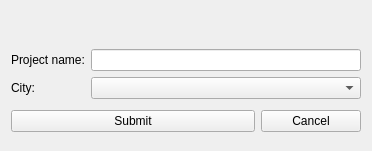
<?xml version="1.0" encoding="UTF-8"?>
<ui version="4.0">
 <class>EditProjects</class>
 <widget class="QDialog" name="EditProjects">
  <property name="geometry">
   <rect>
    <x>0</x>
    <y>0</y>
    <width>372</width>
    <height>151</height>
   </rect>
  </property>
  <property name="windowTitle">
   <string>Dialog</string>
  </property>
  <layout class="QGridLayout" name="gridLayout_2">
   <item row="0" column="0" colspan="2">
    <layout class="QHBoxLayout" name="horizontalLayout">
     <item>
      <widget class="QPushButton" name="btnPrev">
       <property name="cursor">
        <cursorShape>PointingHandCursor</cursorShape>
       </property>
       <property name="focusPolicy">
        <enum>Qt::ClickFocus</enum>
       </property>
       <property name="toolTip">
        <string>Previous record</string>
       </property>
       <property name="text">
        <string/>
       </property>
       <property name="icon">
        <iconset resource="img.qrc">
         <normaloff>:/prev.png</normaloff>:/prev.png</iconset>
       </property>
       <property name="iconSize">
        <size>
         <width>20</width>
         <height>20</height>
        </size>
       </property>
       <property name="flat">
        <bool>true</bool>
       </property>
      </widget>
     </item>
     <item>
      <widget class="QPushButton" name="btnAdd">
       <property name="cursor">
        <cursorShape>PointingHandCursor</cursorShape>
       </property>
       <property name="focusPolicy">
        <enum>Qt::ClickFocus</enum>
       </property>
       <property name="toolTip">
        <string>Add new project</string>
       </property>
       <property name="statusTip">
        <string/>
       </property>
       <property name="text">
        <string/>
       </property>
       <property name="icon">
        <iconset resource="img.qrc">
         <normaloff>:/add.png</normaloff>:/add.png</iconset>
       </property>
       <property name="iconSize">
        <size>
         <width>20</width>
         <height>20</height>
        </size>
       </property>
       <property name="flat">
        <bool>true</bool>
       </property>
      </widget>
     </item>
     <item>
      <widget class="QPushButton" name="btnDel">
       <property name="cursor">
        <cursorShape>PointingHandCursor</cursorShape>
       </property>
       <property name="focusPolicy">
        <enum>Qt::ClickFocus</enum>
       </property>
       <property name="toolTip">
        <string>Delete record</string>
       </property>
       <property name="statusTip">
        <string/>
       </property>
       <property name="text">
        <string/>
       </property>
       <property name="icon">
        <iconset resource="img.qrc">
         <normaloff>:/del.png</normaloff>:/del.png</iconset>
       </property>
       <property name="iconSize">
        <size>
         <width>20</width>
         <height>20</height>
        </size>
       </property>
       <property name="flat">
        <bool>true</bool>
       </property>
      </widget>
     </item>
     <item>
      <widget class="QPushButton" name="btnNext">
       <property name="cursor">
        <cursorShape>PointingHandCursor</cursorShape>
       </property>
       <property name="focusPolicy">
        <enum>Qt::ClickFocus</enum>
       </property>
       <property name="toolTip">
        <string>Next record</string>
       </property>
       <property name="text">
        <string/>
       </property>
       <property name="icon">
        <iconset resource="img.qrc">
         <normaloff>:/next.png</normaloff>:/next.png</iconset>
       </property>
       <property name="iconSize">
        <size>
         <width>20</width>
         <height>20</height>
        </size>
       </property>
       <property name="flat">
        <bool>true</bool>
       </property>
      </widget>
     </item>
    </layout>
   </item>
   <item row="1" column="0" colspan="2">
    <layout class="QGridLayout" name="gridLayout">
     <item row="0" column="0">
      <widget class="QLabel" name="labelProjectName">
       <property name="text">
        <string>Project name:</string>
       </property>
      </widget>
     </item>
     <item row="0" column="1">
      <widget class="QLineEdit" name="editProjectName">
       <property name="layoutDirection">
        <enum>Qt::LeftToRight</enum>
       </property>
      </widget>
     </item>
     <item row="1" column="0">
      <widget class="QLabel" name="labelCity">
       <property name="text">
        <string>City:</string>
       </property>
      </widget>
     </item>
     <item row="1" column="1">
      <widget class="QComboBox" name="comboBox"/>
     </item>
    </layout>
   </item>
   <item row="2" column="0">
    <widget class="QPushButton" name="btnSubmit">
     <property name="text">
      <string>Submit</string>
     </property>
    </widget>
   </item>
   <item row="2" column="1">
    <widget class="QPushButton" name="btnCancel">
     <property name="minimumSize">
      <size>
       <width>100</width>
       <height>0</height>
      </size>
     </property>
     <property name="maximumSize">
      <size>
       <width>100</width>
       <height>16777215</height>
      </size>
     </property>
     <property name="layoutDirection">
      <enum>Qt::LeftToRight</enum>
     </property>
     <property name="text">
      <string>Cancel</string>
     </property>
    </widget>
   </item>
  </layout>
 </widget>
 <resources>
  <include location="img.qrc"/>
 </resources>
 <connections>
  <connection>
   <sender>btnCancel</sender>
   <signal>clicked()</signal>
   <receiver>EditProjects</receiver>
   <slot>reject()</slot>
   <hints>
    <hint type="sourcelabel">
     <x>343</x>
     <y>126</y>
    </hint>
    <hint type="destinationlabel">
     <x>313</x>
     <y>146</y>
    </hint>
   </hints>
  </connection>
  <connection>
   <sender>btnSubmit</sender>
   <signal>clicked()</signal>
   <receiver>EditProjects</receiver>
   <slot>accept()</slot>
   <hints>
    <hint type="sourcelabel">
     <x>183</x>
     <y>130</y>
    </hint>
    <hint type="destinationlabel">
     <x>55</x>
     <y>145</y>
    </hint>
   </hints>
  </connection>
 </connections>
</ui>
